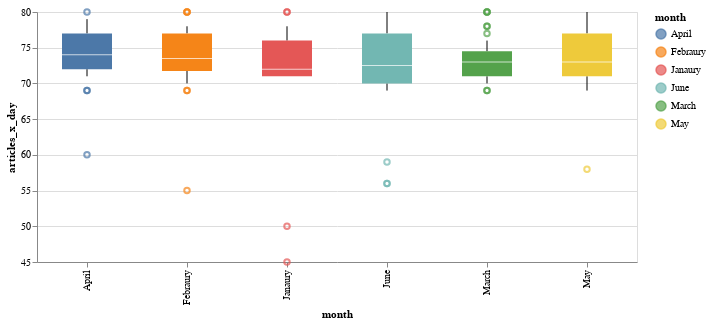

Source (notebook cell):
### Code cell
alt.Chart(df).mark_boxplot(size=50, extent=0.5).encode(
    alt.X('month:O'),
    alt.Y('sum(articles_x_day):Q',scale=alt.Scale(zero=False)),
    alt.Color('month:N')
).properties(
    width = 600,
    height = 250
)

### Figure 1 — Vega-Lite specification as saved in the notebook (floating-point values rounded to 4 significant figures; data arrays with more than 128 entries replaced by an {"elided": "..."} marker saying what was removed)
{"config": {"view": {"continuousWidth": 400, "continuousHeight": 300}}, "data": {"name": "data-2822873517b0be270366859ae7373640"}, "mark": {"type": "boxplot", "extent": 0.5, "size": 50}, "encoding": {"color": {"type": "nominal", "field": "month"}, "x": {"type": "ordinal", "field": "month"}, "y": {"type": "quantitative", "aggregate": "sum", "field": "articles_x_day", "scale": {"zero": false}}}, "height": 250, "width": 600, "$schema": "https://vega.github.io/schema/vega-lite/v4.8.1.json", "datasets": {"data-2822873517b0be270366859ae7373640": {"elided": "181 records"}}}
